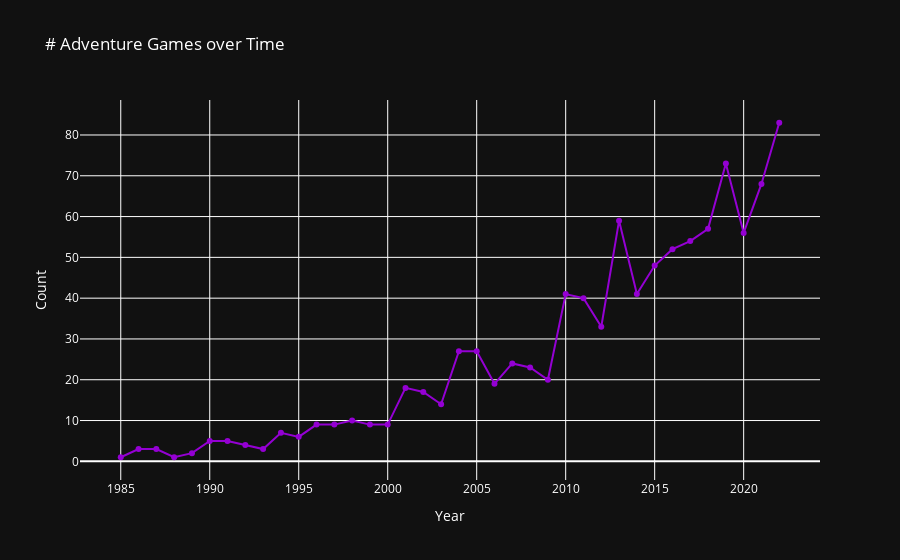

Notebook code for this chart:
### Code cell
# Creating a time series analysis to further look at the growth of the Adventure genre over time.
# The results seem to support the growing popularity of adventure games.

# Convert the 'Release Date' column to datetime format
df['Release Date'] = pd.to_datetime(df['Release Date'], errors='coerce')

# Filter the DataFrame to include only games with the 'Adventure' genre
adventure_games = df[df['Genres'].str.contains('Adventure')]

# Filter the adventure games up to the current year
adventure_games = adventure_games[adventure_games['Release Date'].dt.year <= 2022]

# Group the data by year and count the number of games
adventure_counts = adventure_games.groupby(adventure_games['Release Date'].dt.year).size().reset_index()
adventure_counts.columns = ['Year', 'Count']

# Create a Plotly figure with a dark background
fig = go.Figure()
fig.update_layout(
    plot_bgcolor='rgb(17, 17, 17)',
    paper_bgcolor='rgb(17, 17, 17)',
    font_color='white'
)

# Add the time series line plot
fig.add_trace(go.Scatter(
    x=adventure_counts['Year'],
    y=adventure_counts['Count'],
    mode='lines+markers',
    marker=dict(color='rgb(148, 0, 211)'),  # Purple marker color
    line=dict(color='rgb(148, 0, 211)'),  # Purple line color
    name='# Adventure Games'
))

# Set axis labels and title
fig.update_xaxes(title_text='Year', tickfont=dict(color='white'))
fig.update_yaxes(title_text='Count', tickfont=dict(color='white'))
fig.update_layout(title='# Adventure Games over Time', title_font_color='white')

# Display the plot
fig.show()

### Figure 1 — Plotly figure (JSON) as saved in the notebook; plotly's stock layout.template omitted (floating-point values rounded to 4 significant figures)
{"data": [{"line": {"color": "rgb(148, 0, 211)"}, "marker": {"color": "rgb(148, 0, 211)"}, "mode": "lines+markers", "name": "# Adventure Games", "type": "scatter", "x": [1985, 1986, 1987, 1988, 1989, 1990, 1991, 1992, 1993, 1994, 1995, 1996, 1997, 1998, 1999, 2000, 2001, 2002, 2003, 2004, 2005, 2006, 2007, 2008, 2009, 2010, 2011, 2012, 2013, 2014, 2015, 2016, 2017, 2018, 2019, 2020, 2021, 2022], "y": [1, 3, 3, 1, 2, 5, 5, 4, 3, 7, 6, 9, 9, 10, 9, 9, 18, 17, 14, 27, 27, 19, 24, 23, 20, 41, 40, 33, 59, 41, 48, 52, 54, 57, 73, 56, 68, 83]}], "layout": {"font": {"color": "white"}, "paper_bgcolor": "rgb(17, 17, 17)", "plot_bgcolor": "rgb(17, 17, 17)", "title": {"font": {"color": "white"}, "text": "# Adventure Games over Time"}, "xaxis": {"tickfont": {"color": "white"}, "title": {"text": "Year"}}, "yaxis": {"tickfont": {"color": "white"}, "title": {"text": "Count"}}}}
